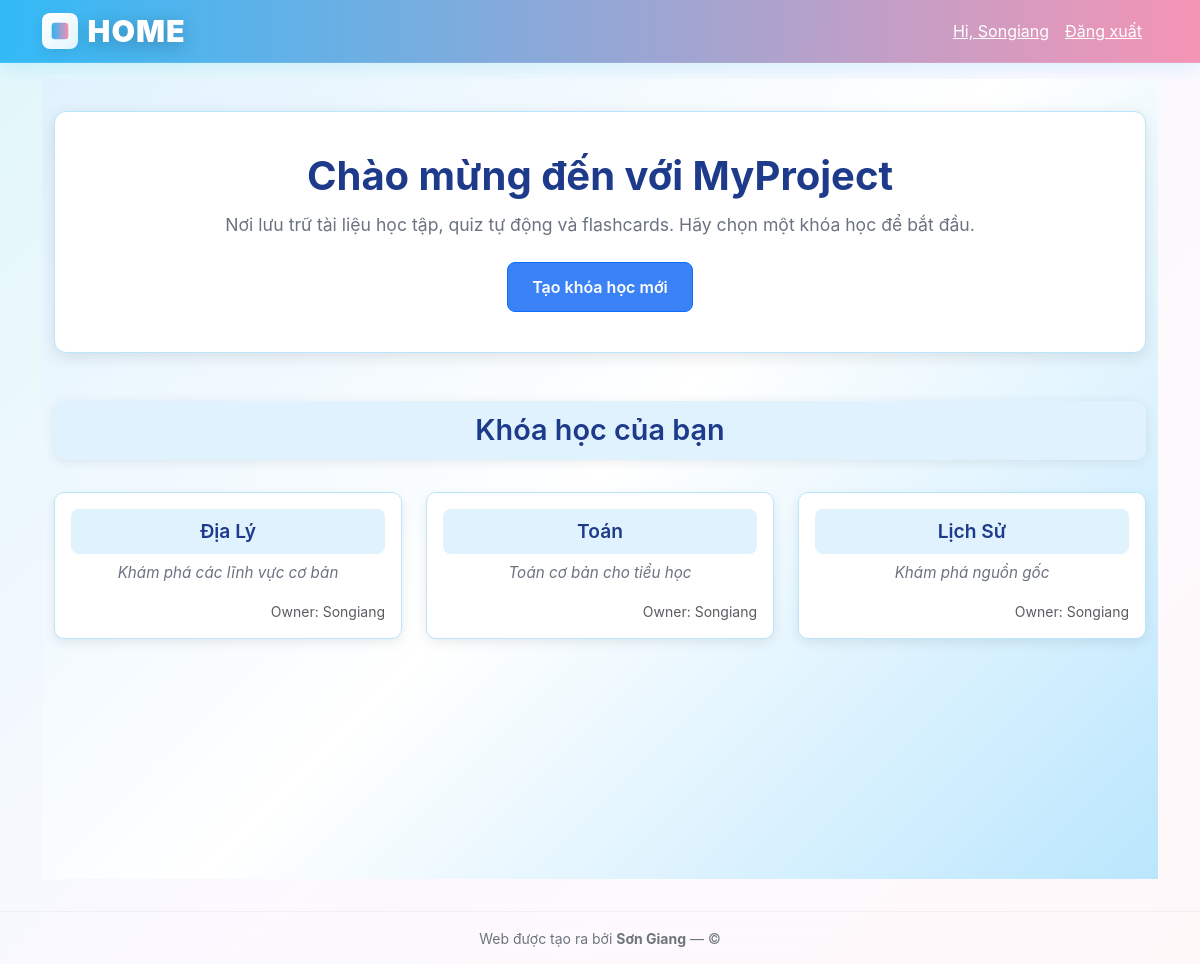
Screenshot of / (signed in) with the database file from the repository.
### products/models.py (models this page shows, shortened)
class Course(models.Model):
    title = models.CharField(max_length=2222222000)
    description = models.TextField(blank=True)
    owner = models.ForeignKey(User, on_delete=models.CASCADE, related_name='owned_courses')
    created_at = models.DateTimeField(auto_now_add=True)

### products/views.py (the view)
# urls.py: 2. Add a URL to urlpatterns:  path('', views.home, name='home')
@login_required(login_url='login')
def home(request):
    if request.user.profile.is_admin:
        return redirect('admin_dashboard')
    courses = Course.objects.all()
    return render(request, 'products/home.html', {'courses': courses})

### products/templates/products/home.html (shortened to what this page needs)
{% extends 'products/base.html' %}
{% load static %}
{% block content %}
<div class="home-container">
  <div class="container">
    <div class="jumbotron">
      <h1>Chào mừng đến với MyProject</h1>
      <p>Nơi lưu trữ tài liệu học tập, quiz tự động và flashcards. Hãy chọn một khóa học để bắt đầu.</p>
      <div class="mt-4">
        <a href="{% url 'create_course' %}" class="btn btn-primary">Tạo khóa học mới</a>
      </div>
    </div>
    <div class="mt-5 text-center">
      <div class="section-title-box">
        <h3>Khóa học của bạn</h3>
      </div>
      <div class="row g-4">
        {% for c in courses %}
          <div class="col-md-4 col-sm-6">
            <div class="card h-100 card-custom">
              <div class="card-body d-flex flex-column">
                <a href="{% url 'course_detail' c.id %}" class="card-title">{{ c.title }}</a>
                <p class="card-text flex-grow-1">{{ c.description|default:"Chưa có mô tả" }}</p>
                <div class="d-flex justify-content-end align-items-center mt-auto">
                  <small class="text-muted">Owner: {{ c.owner.username }}</small>
                </div>
              </div>
            </div>
          </div>
        {% empty %}
          <div class="col-12">
            <div class="alert alert-info text-center">
              Chưa có khóa học nào — hãy <a href="{% url 'create_course' %}" class="alert-link">tạo khóa học mới</a>.
            </div>
          </div>
        {% endfor %}
      </div>
    </div>
  </div>
</div>
{% endblock %}

### products/templates/products/base.html (shortened to what this page needs)
<!doctype html>
<html lang="vi">
<head>
  <link href="https://cdn.jsdelivr.net/npm/bootstrap@5.3.0/dist/css/bootstrap.min.css" rel="stylesheet">
</head>
<body>
<nav class="navbar navbar-expand-lg navbar-dark">
  <div class="container">
    <a class="navbar-brand d-flex align-items-center brand-wrap" href="{% url 'home' %}" aria-label="HOME - trang chủ">
      <span class="brand-crest" aria-hidden="true">
      </span>
      <span class="brand-title" aria-hidden="true">HOME</span>
    </a>
    <div class="ms-auto nav-actions d-flex align-items-center">
      {% if request.user.is_authenticated %}
        <div class="d-flex align-items-center">
          <a class="me-3" href="{% url 'profile' %}">Hi, {{ request.user.username }}</a>
          <a class="me-3" href="{% url 'logout' %}">Đăng xuất</a>
        </div>
      {% else %}
        <a class="me-3" href="{% url 'login' %}">Đăng nhập</a>
        <a href="{% url 'signup' %}" class="btn btn-sm btn-light text-primary fw-bold">Đăng ký</a>
      {% endif %}
    </div>
  </div>
</nav>
<div class="container container-main">
  {% block content %}{% endblock %}
</div>
<footer class="site-footer">
  <div class="container text-center">
    <small>Web được tạo ra bởi <strong>Sơn Giang</strong> — © {{ now|date:"Y" }}</small>
  </div>
</footer>
</body>
</html>

### products/templates/products/base.html (style rules this page uses)
:root { --sky-500: #29B6F6; --sky-300: #81D4FA; --pink-300: #F48FB1; --white: #ffffff; --muted: #6c757d; }
html,body { height:100%; }
body { background: linear-gradient(135deg, #E0F7FA 0%, #FBF9FF 50%, #FFF8F9 100%); min-height: 100vh; display: flex; flex-direction: column; font-family: "Segoe UI", Tahoma, Geneva, Verdana, sans-serif; color: #263238; -webkit-font-smoothing:antialiased; -moz-osx-font-smoothing:grayscale; }
.container-main { flex: 1 0 auto; padding-top: 1rem; padding-bottom: 2rem; animation: pageFade 0.6s ease; }
.navbar { background: linear-gradient(90deg, rgba(41,182,246,0.95), rgba(244,143,177,0.95)); box-shadow: 0 6px 18px rgba(3, 169, 244, 0.12); border-bottom: 1px solid rgba(255,255,255,0.08); }
.nav-actions a { color: #fff; transition: transform .18s ease, opacity .18s ease; }
.brand-wrap { display:flex; align-items:center; gap:.6rem; text-decoration: none; }
.brand-crest { width:36px; height:36px; border-radius:8px; background: linear-gradient(135deg,var(--white), rgba(255,255,255,0.85)); display:inline-flex; align-items:center; justify-content:center; box-shadow: 0 4px 12px rgba(0,0,0,0.08); transform: translateY(0); transition: transform .28s ease, box-shadow .28s ease; }
.brand-title { font-weight: 900; font-size: 1.9rem; color: #ffffff; letter-spacing: 1px; display: inline-block; line-height: 1; text-decoration: none; text-shadow: 0 4px 18px rgba(0,0,0,0.25); transition: transform .18s ease, filter .18s ease; }
.card-custom { border-radius: 14px; box-shadow: 0 10px 26px rgba(17,24,39,0.06); transition: transform .28s ease, box-shadow .28s ease; border: none; background: linear-gradient(180deg, rgba(255,255,255,0.98), rgba(250,250,252,0.98)); }
footer.site-footer { flex-shrink: 0; background: linear-gradient(180deg, rgba(255,255,255,0.02), rgba(255,255,255,0.03)); color: var(--muted); padding: 14px 0; border-top: 1px solid rgba(0,0,0,0.04); }

### products/templates/products/home.html (style rules this page uses)
:root { --blue-1: #E0F2FE; --blue-2: #BAE6FD; --blue-3: #3B82F6; --white: #FFFFFF; --gray-1: #F9FAFB; --gray-2: #6B7280; --navy: #1E3A8A; }
body, html { margin: 0; padding: 0; font-family: 'Inter', sans-serif; }
.home-container { min-height: 100vh; background: linear-gradient(135deg, var(--blue-1), var(--white), var(--blue-2)); padding: 2rem 0; position: relative; overflow: hidden; }
.jumbotron { background: var(--white); border-radius: 12px; padding: 2.5rem; margin-bottom: 2rem; box-shadow: 0 4px 16px rgba(0, 0, 0, 0.1); border: 1px solid var(--blue-2); text-align: center; }
.jumbotron h1 { font-size: 2.5rem; font-weight: 700; color: var(--navy); margin-bottom: 0.75rem; animation: fadeIn 0.6s ease-in-out; }
.jumbotron p { font-size: 1.1rem; color: var(--gray-2); margin-bottom: 1.5rem; }
.btn-primary { background: var(--blue-3); color: var(--white); padding: 0.75rem 1.5rem; border-radius: 8px; text-decoration: none; font-weight: 600; transition: background 0.3s ease, transform 0.3s ease; }
.section-title-box { background: var(--blue-1); border-radius: 10px; padding: 0.75rem 2rem; margin: 0 auto 2rem auto; box-shadow: 0 2px 12px rgba(0, 0, 0, 0.08); transition: transform 0.3s ease; }
.section-title-box h3 { font-size: 1.8rem; font-weight: 600; color: var(--navy); margin: 0; }
.card-custom { background: var(--white); border: 1px solid var(--blue-2); border-radius: 10px; box-shadow: 0 4px 12px rgba(0, 0, 0, 0.08); transition: transform 0.3s ease, box-shadow 0.3s ease; opacity: 0; transform: translateY(20px); animation: fadeInUp 0.6s ease forwards; }
.card-title { font-size: 1.2rem; font-weight: 600; color: var(--navy); background: var(--blue-1); padding: 0.5rem; border-radius: 8px; text-align: center; text-decoration: none; transition: background 0.3s ease; }
.card-text { font-size: 0.95rem; color: var(--gray-2); font-style: italic; }

### rows the page displays
Course: title "Địa Lý", description "Khám phá các lĩnh vực cơ bản", owner.username "Songiang"
Course: title "Toán", description "Toán cơ bản cho tiểu học", owner.username "Songiang"
Course: title "Lịch Sử", description "Khám phá nguồn gốc", owner.username "Songiang"

### other values shown
{{ request.user.username }} "Songiang"
